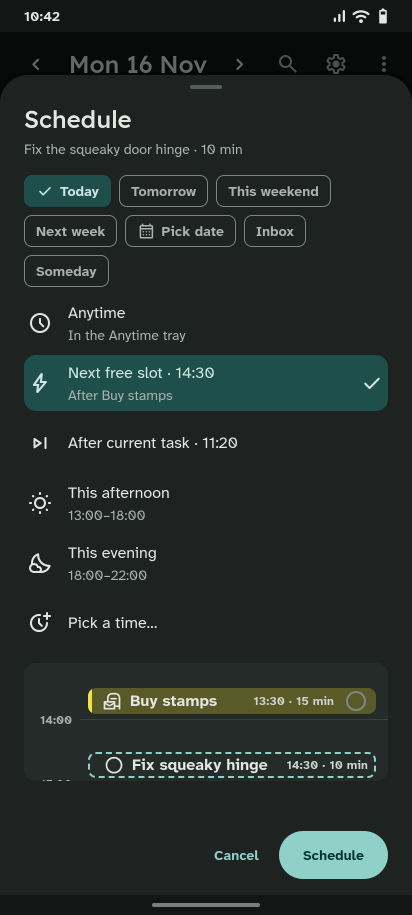
#> input picture design/screens/23-t8-schedule-picker-default-dark.png, 824 x 1830 px (shown at 1/2 size)
$ python sheet.py ../screens/23-t8-schedule-picker-default-dark.png ../screens/05-o8-try-it-step1-empty-light.png 5 5
#> lines starting #> are read from the running program, lines starting #| are printed output that depends on the picture
import sys,glob,os
from PIL import Image
pat=sys.argv[1]; out=sys.argv[2]; cols=int(sys.argv[3]) if len(sys.argv)>3 else 6
fs=sorted(glob.glob(pat))[:int(sys.argv[4]) if len(sys.argv)>4 else 24]
W=330
ims=[]
for f in fs:
    im=Image.open(f); r=W/im.width; ims.append(im.resize((W,int(im.height*r))))
#> further down, im is the input picture: PIL image 824x1830 RGB; mean R, G, B 36.6, 44.8, 41.7
#> after `r = W / im.width`: r = 0.4
H=max(i.height for i in ims); rows=(len(ims)+cols-1)//cols
#> after `H = max((i.height for i in ims))`: H = 732
#> after `rows = (len(ims) + cols - 1) // cols`: rows = 1
S=Image.new('RGB',(cols*(W+8),rows*(H+8)),(128,128,128))
#> S: PIL image 1690x740 RGB; every value is 128
for k,i in enumerate(ims): S.paste(i,((k%cols)*(W+8),(k//cols)*(H+8)))
#> this loop made 1 pass
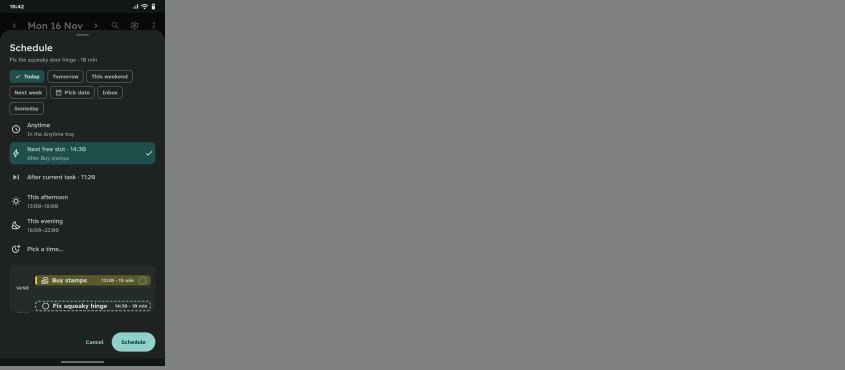
#> S: PIL image 1690x740 RGB (shown at 1/2 size); mean R, G, B 110.3, 111.9, 111.3
S.save(out); print(len(fs), out)
#| 1 ../screens/05-o8-try-it-step1-empty-light.png

$ run again, on design/screens/10-m1-today-font200-dark.png
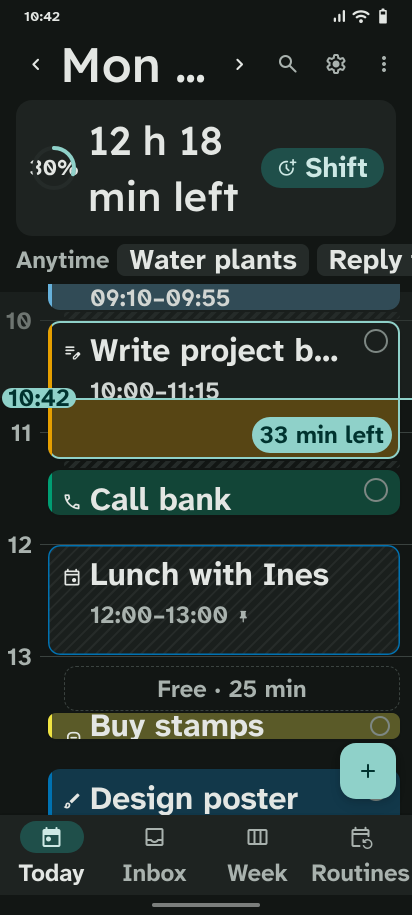
#> input picture design/screens/10-m1-today-font200-dark.png, 824 x 1830 px (shown at 1/2 size)
#> im is the input picture: PIL image 824x1830 RGB; mean R, G, B 44.4, 54.2, 49.7
#> H = 732
#> rows = 1
#> the loop `for k,i in enumerate(ims): S.paste(i,((k%cols)*(W+8),(k//cols)*(H+8)))` made 1 pass
#> after the loop `for k,i in enumerate(ims): S.paste(i,((k%cols)*(W+8),(k//cols)*(H+8)))`:
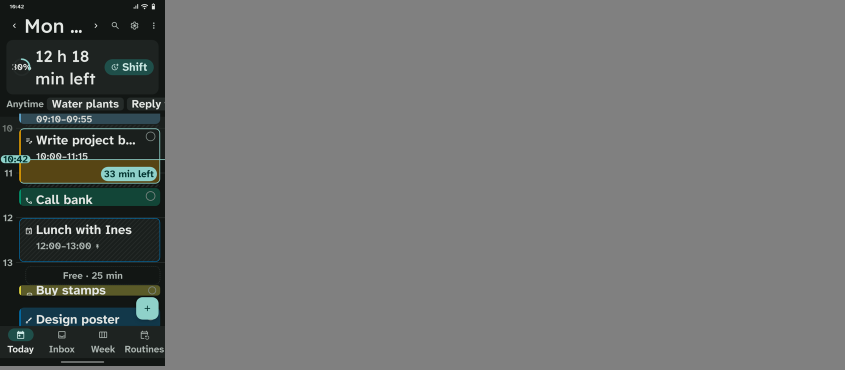
#> S: PIL image 1690x740 RGB (shown at 1/2 size); mean R, G, B 111.9, 113.7, 112.9
#| 1 ../screens/10-m1-today-font200-dark.png

$ run again, on design/screens/10-m1-today-populated-dynamic-dark.png
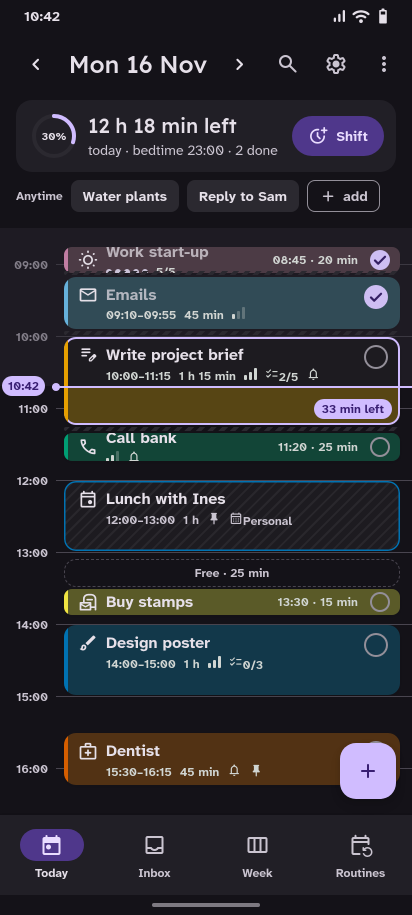
#> input picture design/screens/10-m1-today-populated-dynamic-dark.png, 824 x 1830 px (shown at 1/2 size)
#> im is the input picture: PIL image 824x1830 RGB; mean R, G, B 44.3, 44.8, 50
#> H = 732
#> rows = 1
#> the loop `for k,i in enumerate(ims): S.paste(i,((k%cols)*(W+8),(k//cols)*(H+8)))` made 1 pass
#> after the loop `for k,i in enumerate(ims): S.paste(i,((k%cols)*(W+8),(k//cols)*(H+8)))`:
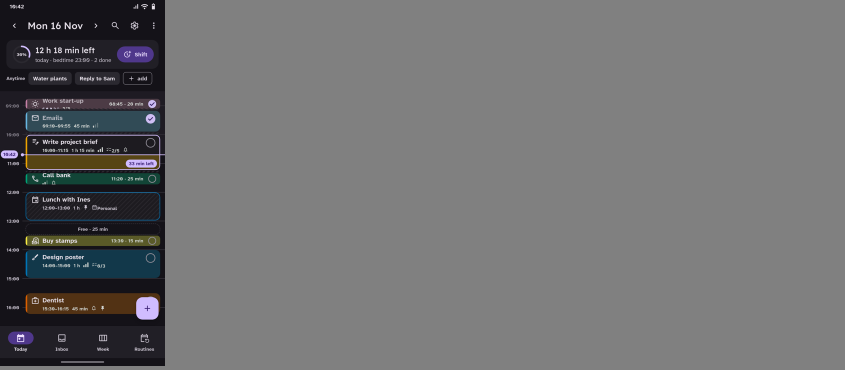
#> S: PIL image 1690x740 RGB (shown at 1/2 size); mean R, G, B 111.8, 111.9, 112.9
#| 1 ../screens/10-m1-today-populated-dynamic-dark.png
